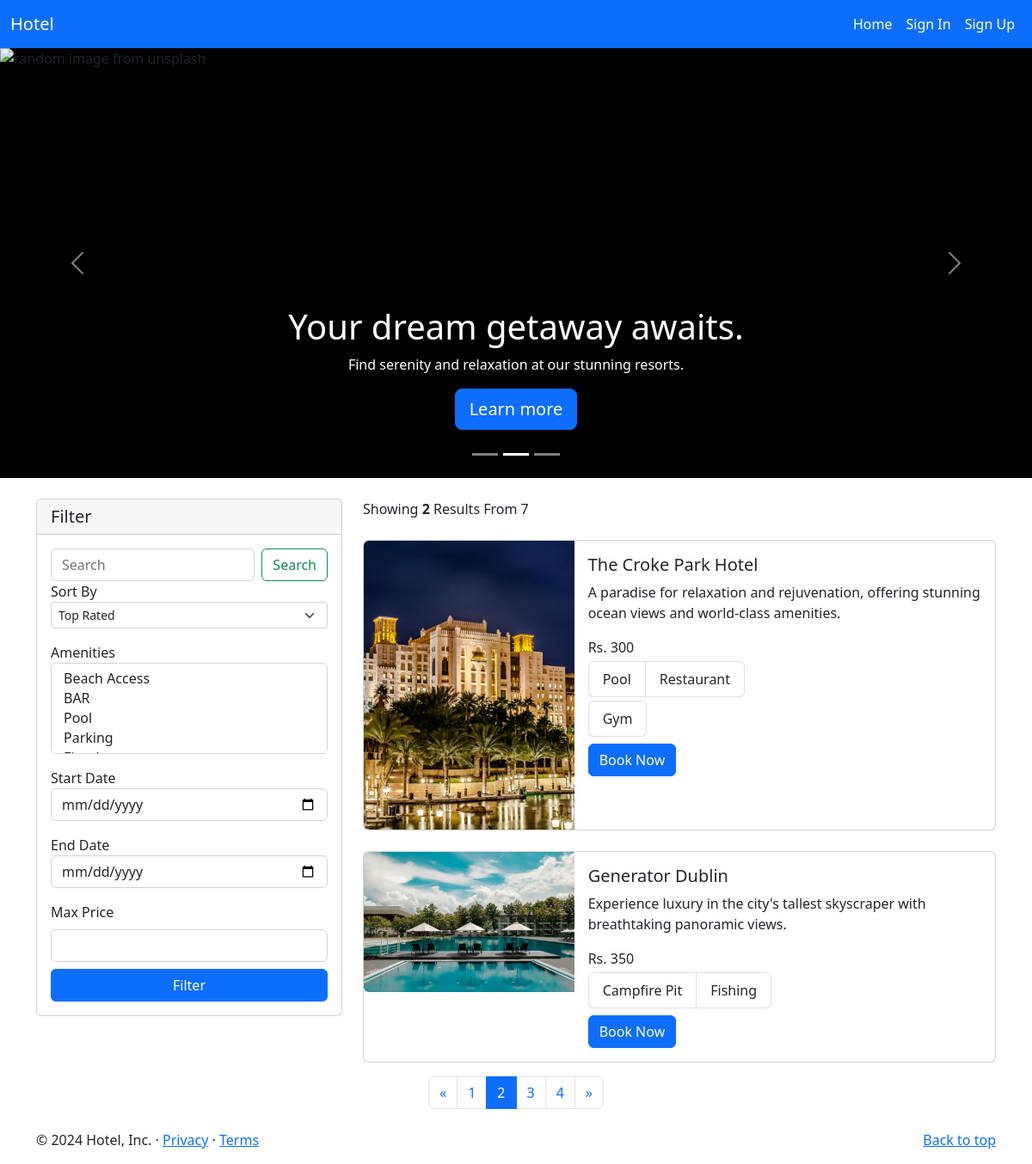
The app's page /?d=10&page=2 with its own data.
### home/models.py (models this page shows, shortened)
class BaseModel(models.Model):
    uid = models.UUIDField(default=uuid.uuid4   , editable=False , primary_key=True)
    created_at = models.DateField(auto_now_add=True)
    updated_at = models.DateField(auto_now_add=True)
    class Meta:
        abstract = True
        ordering=['uid']

class Hotel(BaseModel):
    hotel_name= models.CharField(max_length=100)
    hotel_price = models.IntegerField()
    description = models.TextField()
    amenities = models.ManyToManyField(Amenities)
    room_count = models.IntegerField(default=10)

class HotelImages(BaseModel):
    hotel= models.ForeignKey(Hotel ,related_name="images", on_delete=models.CASCADE)
    images = models.ImageField(upload_to="hotels")

class Amenities(BaseModel):
    amenity_name = models.CharField(max_length=100)
    def __str__(self) -> str:
        return self.amenity_name

### home/views.py (the view, shortened to what this page needs)
# urls.py: path('', index, name='index'),
def index(request):
    amenities = Amenities.objects.all()
    hotels = Hotel.objects.all()
    total_hotels = len(hotels)
    selected_amenities = request.GET.getlist('selectAmenity')
    sort_by = request.GET.get('sortSelect')
    search = request.GET.get('searchInput')
    startdate = request.GET.get('startDate')
    enddate = request.GET.get('endDate')
    price = request.GET.get('price')
    if selected_amenities != []:
        hotels = hotels.filter(
            amenities__amenity_name__in=selected_amenities).distinct()
    if search:
        hotels = hotels.filter(Q(hotel_name__icontains=search)
                               | Q(description__icontains=search) | Q(amenities__amenity_name__contains=search))
    if sort_by:
        if sort_by == 'low_to_high':
            hotels = hotels.order_by('hotel_price')
        elif sort_by == 'high_to_low':
            hotels = hotels.order_by('-hotel_price')
    if price:
        hotels = hotels.filter(hotel_price__lte=int(price))
    hotels = hotels.distinct ()
    p = Paginator(hotels, 2)
    page_no = request.GET.get('page')
    hotels = p.get_page(1)
    if page_no:
        hotels = p.get_page(page_no)
    no_of_pages = list(range(1, p.num_pages+1))
    date = datetime.today().strftime('%Y-%m-%d')
    context = {'amenities': amenities, 'hotels': hotels, 'sort_by': sort_by,
               'search': search, 'selected_amenities': selected_amenities, 'no_of_pages': no_of_pages, 'max_price': price, 'startdate': startdate, "enddate": enddate, "date": date,'total_hotels':total_hotels}
    return render(request, 'home/index.html', context)

### home/templatetags/coustom_tags.py (called while the page is built)
def  modify_url(value):
    if value == '/':
        value += "?d=10"
    return value

### templates/home/index.html (shortened to what this page needs)
{% extends 'home/base.html' %}
{% load coustom_tags %}
{% block body %}
<main>
    <div id="myCarousel" class="carousel slide" data-bs-ride="carousel">
        <div class="carousel-indicators">
            <button type="button" data-bs-target="#myCarousel" data-bs-slide-to="0" class="" aria-label="Slide 1"></button>
            <button type="button" data-bs-target="#myCarousel" data-bs-slide-to="1" aria-label="Slide 2" class="active"
                aria-current="true"></button>
            <button type="button" data-bs-target="#myCarousel" data-bs-slide-to="2" aria-label="Slide 3"
                class=""></button>
        </div>
        <div class="carousel-inner">
            <div class="carousel-item active">
                <img src="https://unsplash.it/1400/500/?travel" class="d-block w-100" alt="random image from unsplash">
                <div class="container">
                    <div class="carousel-caption">
                        <h1>Your dream getaway awaits.</h1>
                        <p>Find serenity and relaxation at our stunning resorts.</p>
                        <p><a class="btn btn-lg btn-primary" href="#">Learn more</a></p>
                    </div>
                </div>
            </div>
        </div>
        <button class="carousel-control-prev" type="button" data-bs-target="#myCarousel" data-bs-slide="prev">
            <span class="carousel-control-prev-icon" aria-hidden="true"></span>
        </button>
        <button class="carousel-control-next" type="button" data-bs-target="#myCarousel" data-bs-slide="next">
            <span class="carousel-control-next-icon" aria-hidden="true"></span>
        </button>
    </div>
    <main>
        <div class="container mt-4">
            <div class="row margin-auto">
                <div class="col-4">
                    <div class="card">
                        <h5 class="card-header">Filter</h5>
                        <div class="card-body">
                            <form action="" class="iform-group">
                                <div class="d-flex mb-3ammeni">
                                    <input class="form-control me-2" type="search" placeholder="Search"
                                        aria-label="Search" id="searchInput" name="searchInput" >
                                    <button class="btn btn-outline-success" id="searchBtn" type="submit">Search</button>
                                </div>
                                <label for="sortSelect ">
                                    Sort By
                                </label>
                                <div class="mb-3">
                                    <select class="form-select form-select-sm" aria-label=".form-select-sm example"
                                        id="sortSelect" name="sortSelect">
                                        <option value="rated" {% if sort_by == "rated" %}{% endif %}>Top Rated</option>
                                    </select>
                                </div>
                                <label for="selectAmenity">
                                    Amenities
                                </label>
                                <select class="form-select" multiple aria-label="multiple select example"
                                    id='selectAmenity' name="selectAmenity">
                                    {% for amenity in amenities %}
                                    <option value="{{amenity.amenity_name}}"
                                    {% if amenity.amenity_name in selected_amenities %} selected {% endif %}>{{amenity.amenity_name}}</option>
                                    {% endfor %}
                                </select>
                                <label for="startDate" class='mt-3'>
                                    Start Date
                                </label>
                                <input type="date" name="startDate" class="form-control" id="startDate"
                                    name="startDate" min='{{date}}'>
                                <label for="endDate" class="mt-3">
                                    End Date
                                </label>
                                <input type="date" name="endDate" class="form-control" id="endDate" name="endDate" min='{{date}}'>
                                <div class="mt-3">
                                    <label for="customRange2" class="form-label">Max Price</label>
                                    <input type="number" class="form-control mb-2" id="price" name="price"
                                >
                                </div>
                                <div class="d-grid">
                                    <button class="btn btn-primary d-block" type="submit">
                                        Filter
                                    </button>
                                </div>
                            </form>
                        </div>
                    </div>
                </div>
                <div class="col-8 ">
                    <div class="col-5">
                        Showing <span class="fw-bold">{{hotels|length}}</span> Results From {{total_hotels}}
                    </div>
                    <div class="">
                        {% for hotel in hotels.object_list %}
                        <div class="card mb-3 mt-4" style="max-width: 1000px;">
                            <div class="row g-0">
                                <div class="col-md-4">
                                    <a href="/hotel/{{hotel.uid}}">
                                        <img src="/media/{{hotel.images.first.images}}" class="img-fluid rounded-start"
                                            alt="...">
                                    </a>
                                </div>
                                <div class="col-md-8">
                                    <div class="card-body">
                                        <h5 class="card-title">{{hotel.hotel_name}}</h5>
                                        <p class="card-text">{{hotel.description|truncatechars:100}}
                                        </p>
                                        <li class="list-group-item ">Rs. {{hotel.hotel_price}}</li>
                                        <ul class="list-group list-group-horizontal">
                                            {% for i in hotel.amenities.all %}
                                            {% if forloop.counter|divisibleby:3%}
                                        </ul>
                                        <ul class="list-group list-group-horizontal">
                                            {% else %}
                                            <li class="list-group-item mt-1 mr-1">{{i}}</li>
                                            {% endif %}
                                            {% endfor %}
                                        </ul>
                                        <button class="btn btn-primary mt-2" type="submit">
                                            Book Now
                                        </button>
                                    </div>
                                </div>
                            </div>
                        </div>
                        {% endfor %}
                    </div>
                </div>
            </div>
        </div>
        <nav>
            <ul class="pagination justify-content-center">
                {% if hotels.has_previous %}
                <li class="page-item">
                    <a class="page-link" href="{{request.get_full_path|modify_url}}&page={{hotels.previous_page_number}}" aria-label="Previous">
                        <span aria-hidden="true">&laquo;</span>
                    </a>
                </li>
                {% endif %}
                {% for i in no_of_pages %}
                <li class="page-item"><a class="page-link {% if i == hotels.number %} active {% endif %}" href="{{request.get_full_path|modify_url}}&page={{i}}"
                >{{i}}</a></li>
                {% endfor %}
                {% if hotels.has_next %}
                <li class="page-item">
                    <a class="page-link" href="{{request.get_full_path|modify_url}}&page={{hotels.next_page_number}}" aria-label="Next">
                        <span aria-hidden="true">&raquo;</span>
                    </a>
                </li>
                {% endif %}
            </ul>
        </nav>
    </main>
    <footer class="container mt-4 ">
        <p class="float-end"><a href="#">Back to top</a></p>
        <p>© 2024 Hotel, Inc. · <a href="#">Privacy</a> · <a href="#">Terms</a></p>
    </footer>
</main>
{% endblock body %}

### templates/home/index.html (style rules this page uses)
.carousel-item { background-color: black; height:500px; }

### records on screen
Hotel: images.first.images (picture), hotel_name "The Croke Park Hotel", description "A paradise for relaxation and rejuvenation, offering stunning ocean views and world-class amenities.", hotel_price "300"
Amenities: amenity_name "Pool"
Amenities: amenity_name "Restaurant"
Amenities: amenity_name "Gym"
Hotel: images.first.images (picture), hotel_name "Generator Dublin", description "Experience luxury in the city's tallest skyscraper with breathtaking panoramic views.", hotel_price "350"
Amenities: amenity_name "Campfire Pit"
Amenities: amenity_name "Fishing"

### other values on screen
{{ hotels|length }} "2"
{{ total_hotels }} "7"
{{ i }} "1" "2" "3" "4"
